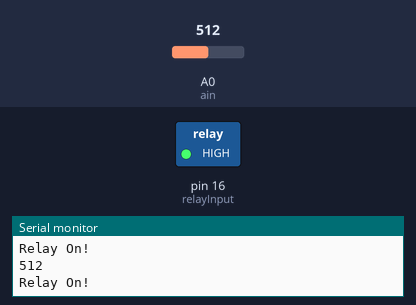
The sketch below on a simulated Arduino Uno, built with avr-gcc and run on an emulated ATmega328P. On the bench: switched loads named in the sketch (green lamp = pin HIGH), the last lines printed to the serial monitor. The test bench sets the inputs (shaded band); at power-on: A0 (ain) = 512.

Above: at 1.3 s.
1.4 s: A0 (ain) set to 489
At 2.3 s:
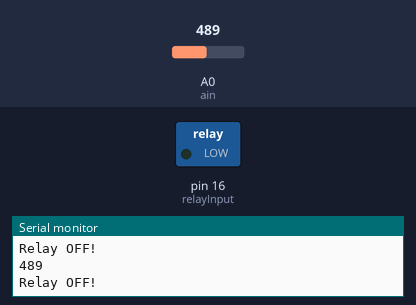
3.0 s: A0 (ain) set to 510
At 3.5 s:
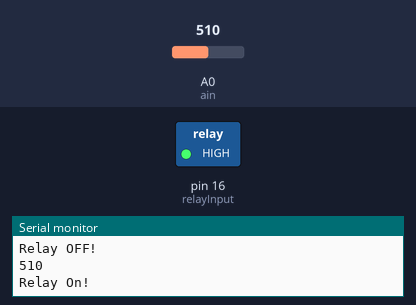
4.5 s: A0 (ain) set to 490
At 5.9 s:
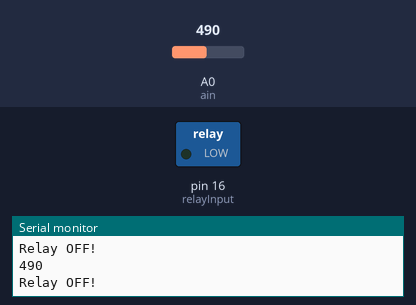
Timing chart, 0 to 7.5 s (numbered marks = the images above; inputs shaded):
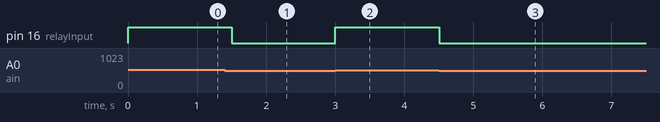

Measured:
- the behaviour switches between 501 and 500 on A0 (ain) (found by bisection; images 0 and 1)
- after the input at 1.4 s, pin 16 (relayInput): HIGH → LOW after 0.10 s
- after the input at 3.0 s, pin 16 (relayInput): LOW → HIGH at once
- after the input at 4.5 s, pin 16 (relayInput): HIGH → LOW at once

The sketch:

Touch-Relay.ino
```cpp
const int ain=A0;
int relayInput = 16; // D0
int inputVal=0;

void setup()
{
  Serial.begin(9600);
  pinMode(relayInput, OUTPUT); // initialize pin as OUTPUT
}
void loop()
{
inputVal=analogRead(ain);
Serial.println(inputVal);
if(inputVal > 500)
{
  digitalWrite(relayInput, HIGH); // turn relay on
  Serial.println("Relay On!");
}
else
{
  digitalWrite(relayInput, LOW); // turn relay off
  Serial.println("Relay OFF!");
}
delay(500);
}
```
